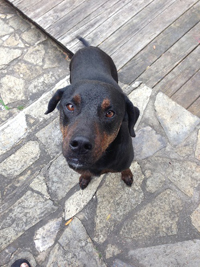
#> input picture lab2/任务二/kennysmall.jpg, 200 x 267 px
$ python task2.py
#> lines starting #> are read from the running program, lines starting #| are printed output that depends on the picture
import cv2
import numpy as np
from google.colab.patches import cv2_imshow

# 读取图像
img = cv2.imread('kennysmall.jpg', 0)
#> img: shape (267, 200); min 7, max 255, mean 160.8

# 定义不同的滤波算子
kernel_smooth = np.ones((3, 3), np.float32) / 9
kernel_sharpen = np.array([[1, 1, 1, 1, 2, 1, 1, 1, 1]], np.float32) / 10
kernel_edge_enhance = np.array([[-1, -1, -1, -1, 9, -1, -1, -1, -1]], np.float32)

# 应用滤波算子
smoothed_img = cv2.filter2D(img, -1, kernel_smooth)
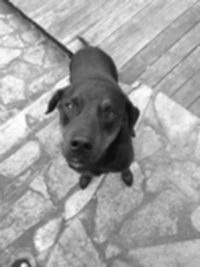
#> smoothed_img: shape (267, 200); min 10, max 255, mean 160.8
sharpened_img = cv2.filter2D(img, -1, kernel_sharpen)
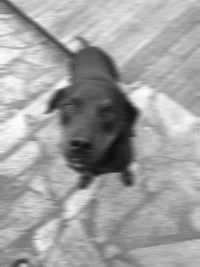
#> sharpened_img: shape (267, 200); min 14, max 253, mean 160.8
edge_enhanced_img = cv2.filter2D(img, -1, kernel_edge_enhance)
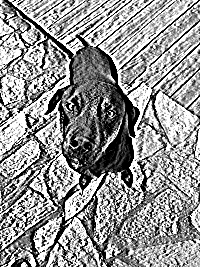
#> edge_enhanced_img: shape (267, 200); min 0, max 255, mean 148.4

# 保存处理后的图像
cv2.imwrite('平滑后的kennysmall.jpg', smoothed_img)
cv2.imwrite('锐化后的kennysmall.jpg', sharpened_img)
cv2.imwrite('边缘增强后的kennysmall.jpg', edge_enhanced_img)

# 显示原始图像和处理后的图像
cv2_imshow(img)
cv2_imshow(smoothed_img)
cv2_imshow(sharpened_img)
cv2_imshow(edge_enhanced_img)
